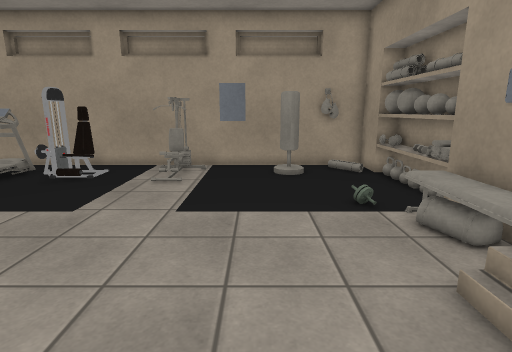
[1] (above)

14 first-person views from a walk through a Unity game level. The camera is 1.4 m above the floor, tilts 12° down and sees 80° across. The floor is counted in squares, 0.5 m on a side. Each view is taken from the middle of a square. On the plan, view 1 faces up. The plan holds only what a view shows up to about 20 squares ahead; the rest is blank. The place goes on beyond the plan. Some animated figures are left out. Some surface patterns are stand-ins.

[2]
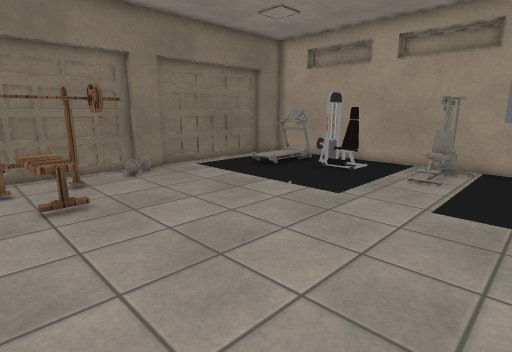

[3]
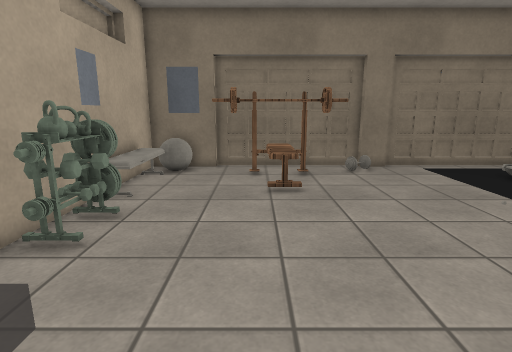

[4]
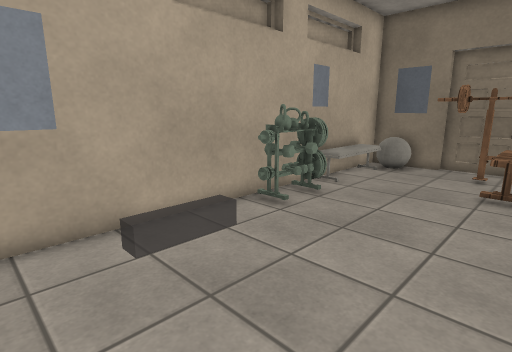

[5]
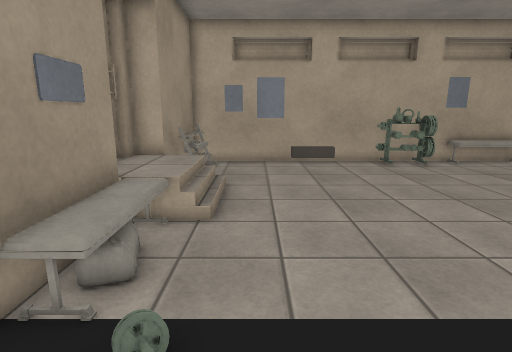

[6]
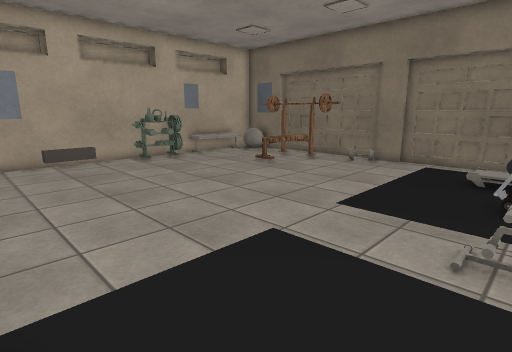

[7]
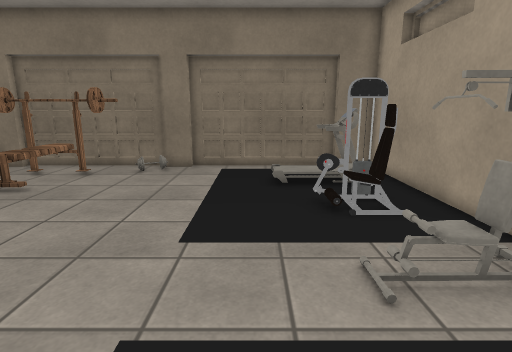

[8]
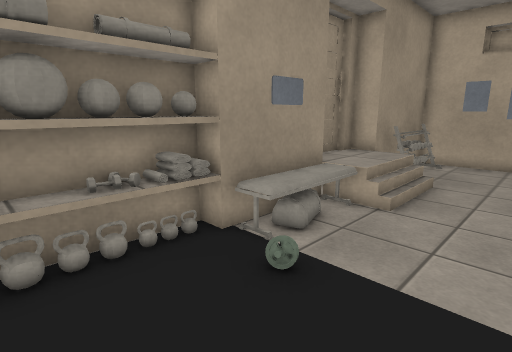

[9]
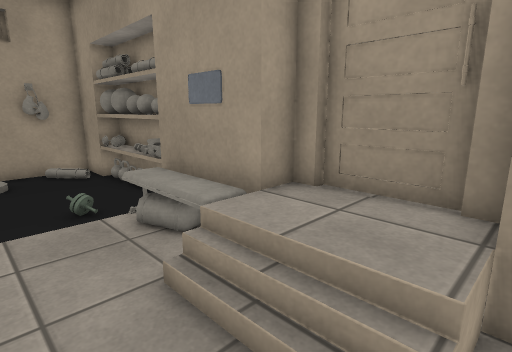

[10]
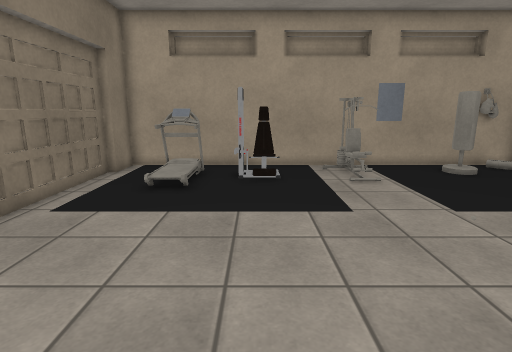

[11]
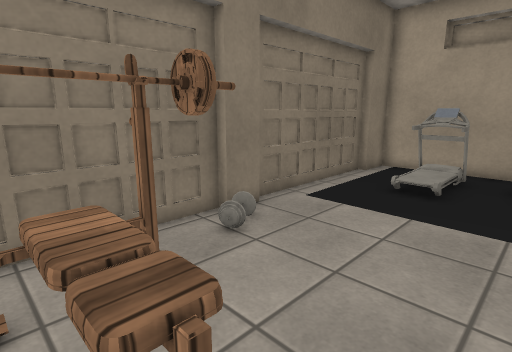

[12]
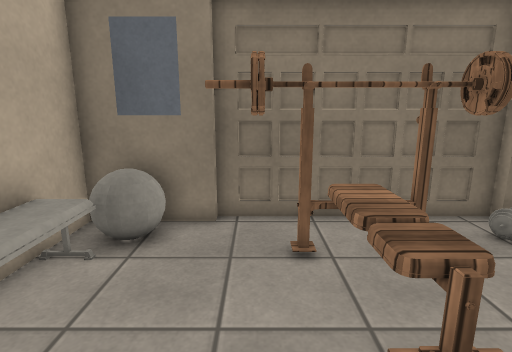

[13]
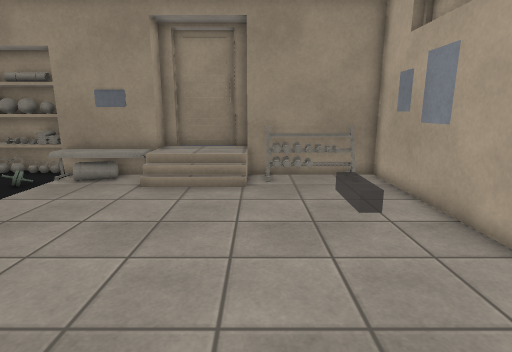

[14]
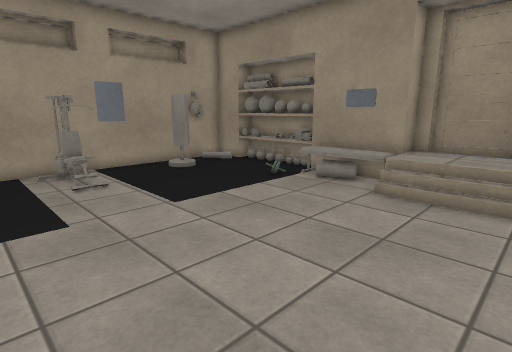

### Floor plan
Key: @ floor where view 1 was taken; # wall or solid block; x gap in a wall; . main floor; : floor 0.25 m higher than the main floor; = window, fence, low wall or low ledge; ^ raised ledge; v drop or lower ground; O other object.
Columns run from 15 left of view 1 to 7 right of it. Each row starts with its distance up from view 1.
 16 #####################
 15 #..........##....x.###
 14 #..###OOO..#=...:#..=#
 13 #..###OO...#=....... #
 12 #...:.v............. #
 11 #..::...............#
 10 #................... #
  9 #.................:. #
  8 #..................^^#
  7 #..................^^#
  6 #..................^O#
  5 #.........==.......^^#
  4 #.O................OO##
  3 #.OO...............OOO#
  2 #.OOO..............OOO#
  1 #.OOOO.............OO #
  0 #.OO...........@...=##
 -1 #.OO...............=^#
 -2 # O..........===...=^#
 -3 #==..........===...=^#
 -4 #O^====.OOO........#=#
 -5 ########O#############

Positions as (right, up) in squares from view 1, and headings:
1: (0, 0), facing up
2: (0, -1), facing up-left
3: (1, 0), facing left
4: (2, 2), facing down-left
5: (2, 12), facing down
6: (3, 13), facing down-left
7: (1, 10), facing left
8: (0, 13), facing down-right
9: (1, 0), facing up-right
10: (-8, 0), facing up
11: (-8, 0), facing up-left
12: (-7, -1), facing left
13: (-8, 0), facing right
14: (-7, 0), facing up-right
